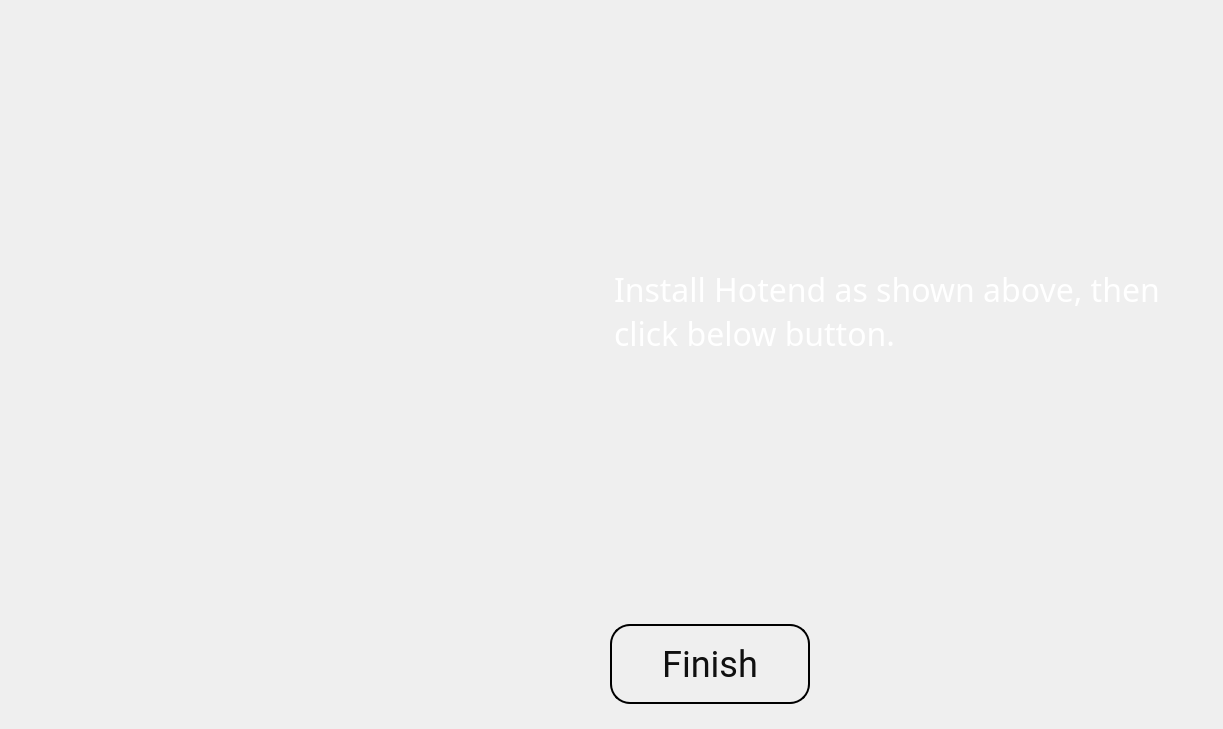
    <widget class="QWidget" name="page_ChangeHotend_6">
     <widget class="QPushButton" name="pushButton_230">
      <property name="geometry">
       <rect>
        <x>610</x>
        <y>624</y>
        <width>200</width>
        <height>80</height>
       </rect>
      </property>
      <property name="styleSheet">
       <string notr="true">left: 610px;
top: 624px;
width: 200px;
height: 80px;
line-height: 52px;
border-radius: 20px;
background-color: rgba(30, 26, 26, 0);
color: rgba(16, 16, 16, 255);
font-size: 36px;
text-align: center;
font-family: Roboto;
border: 2px solid rgba(0, 0, 0, 1);</string>
      </property>
      <property name="text">
       <string>Finish</string>
      </property>
     </widget>
     <widget class="QPushButton" name="pushButton_476">
      <property name="geometry">
       <rect>
        <x>0</x>
        <y>0</y>
        <width>160</width>
        <height>180</height>
       </rect>
      </property>
      <property name="styleSheet">
       <string notr="true">outline:none;image: url(:/image/PrintInactive.png);border:none;</string>
      </property>
      <property name="text">
       <string/>
      </property>
     </widget>
     <widget class="QPushButton" name="pushButton_474">
      <property name="geometry">
       <rect>
        <x>0</x>
        <y>360</y>
        <width>160</width>
        <height>180</height>
       </rect>
      </property>
      <property name="styleSheet">
       <string notr="true">outline:none;image: url(:/image/ToolsActive(2).png);border:none;</string>
      </property>
      <property name="text">
       <string/>
      </property>
     </widget>
     <widget class="QPushButton" name="pushButton_475">
      <property name="geometry">
       <rect>
        <x>0</x>
        <y>540</y>
        <width>160</width>
        <height>180</height>
       </rect>
      </property>
      <property name="styleSheet">
       <string notr="true">outline:none;image: url(:/image/AboutInactive.png);border:none;</string>
      </property>
      <property name="text">
       <string/>
      </property>
     </widget>
     <widget class="QPushButton" name="pushButton_473">
      <property name="geometry">
       <rect>
        <x>0</x>
        <y>180</y>
        <width>160</width>
        <height>180</height>
       </rect>
      </property>
      <property name="styleSheet">
       <string notr="true">outline:none;image: url(:/image/FilamentInactive.png);border:none;</string>
      </property>
      <property name="text">
       <string/>
      </property>
     </widget>
     <widget class="QLabel" name="label_94">
      <property name="geometry">
       <rect>
        <x>218</x>
        <y>205</y>
        <width>332</width>
        <height>249</height>
       </rect>
      </property>
      <property name="styleSheet">
       <string notr="true">border-image: url(:/image/changehotend_tip_6.png);</string>
      </property>
      <property name="text">
       <string/>
      </property>
     </widget>
     <widget class="QLabel" name="label_87">
      <property name="geometry">
       <rect>
        <x>614</x>
        <y>267</y>
        <width>600</width>
        <height>340</height>
       </rect>
      </property>
      <property name="styleSheet">
       <string notr="true">color: rgba(255, 255, 255, 255);
font-size: 32px;
text-align: center;
font-family: Barlow;
background-color: rgba(255, 255, 255, 0);</string>
      </property>
      <property name="text">
       <string>Install Hotend as shown above, then click below button.</string>
      </property>
      <property name="alignment">
       <set>Qt::AlignLeading|Qt::AlignLeft|Qt::AlignTop</set>
      </property>
      <property name="wordWrap">
       <bool>true</bool>
      </property>
     </widget>
    </widget>
